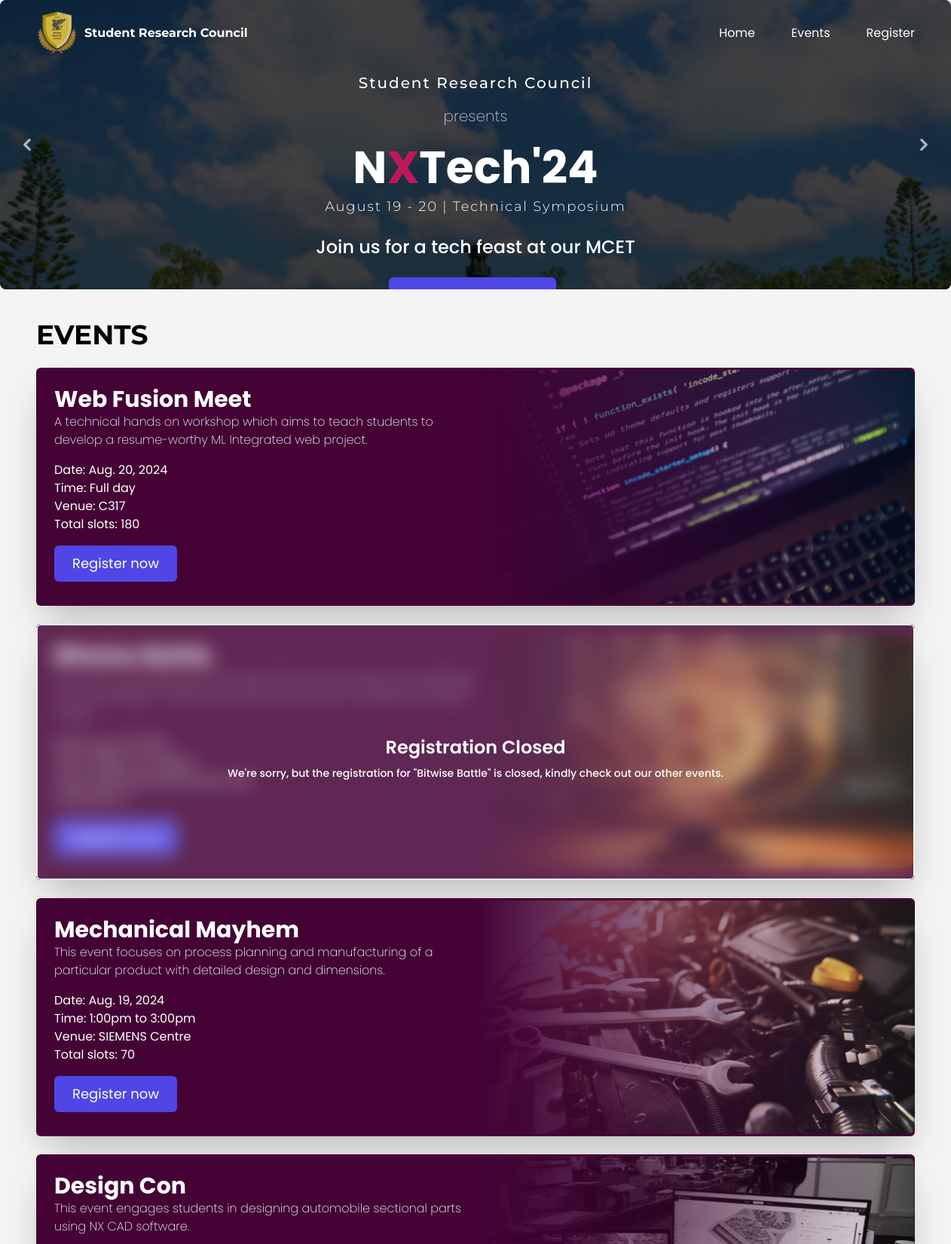
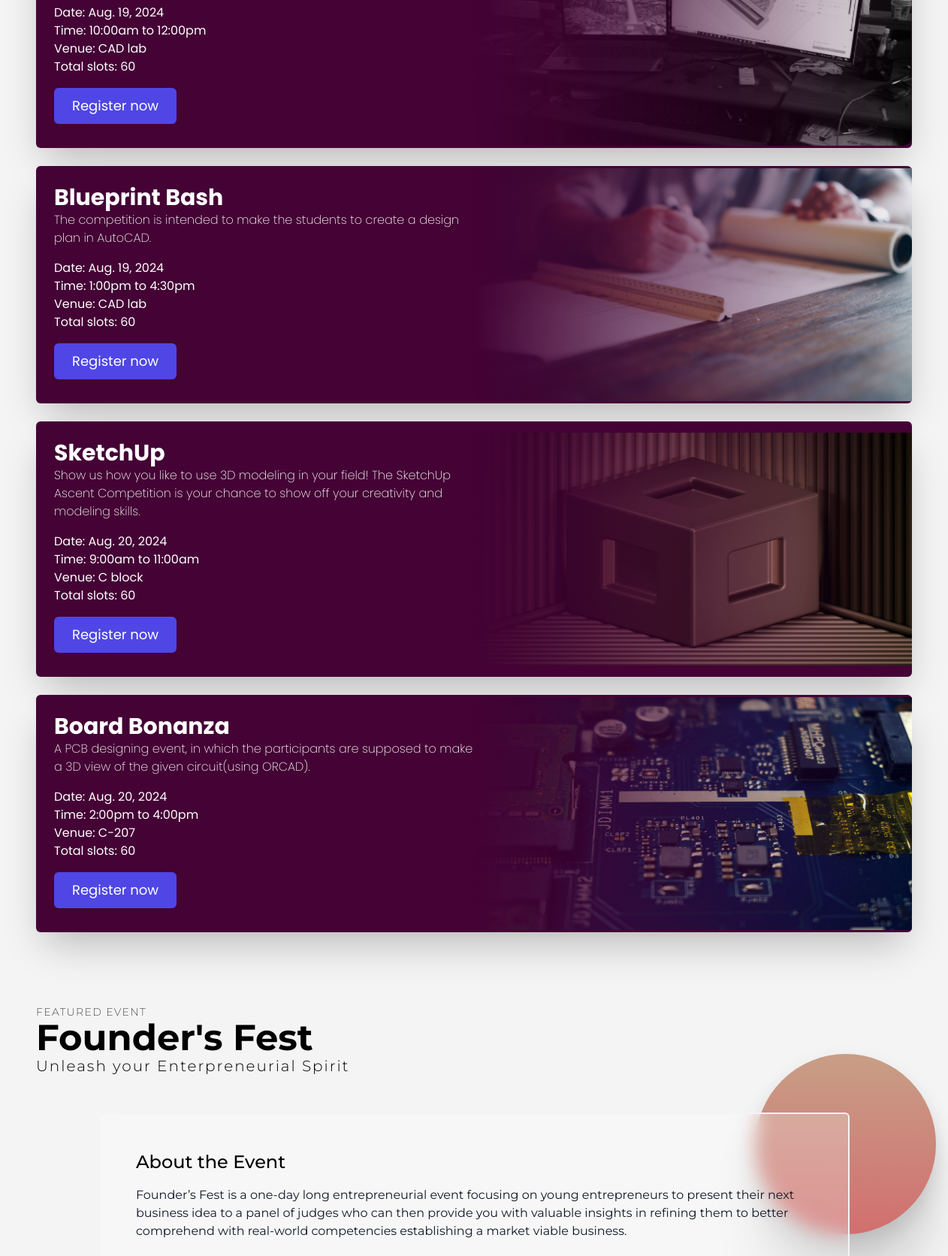
The page / (upper part) on the database its author committed (2 pictures, top to bottom).
### core/models.py (models this page shows, shortened)
class Event(models.Model):
    name = models.CharField(max_length=50)
    shortdescription = models.TextField(null=True)
    description = models.TextField()
    date = models.DateField()
    timing = models.CharField(max_length=50)
    imagepath = models.CharField(max_length=75)
    venue = models.CharField(max_length=50)
    limit = models.PositiveIntegerField()
    closed = models.BooleanField(default=False)

### core/views.py (the view)
# urls.py: 2. Add a URL to urlpatterns:  path('', views.home, name='home')
def home(request):
    topevents = [9,10]
    data = Event.objects.all().exclude(id__in=topevents)
    topcats = Event.objects.filter(id__in=topevents)
    context = {"data": data, "topcats": topcats}
    return render(request, 'core/index.html', context)

### core/templates/core/index.html (shortened to what this page needs)
{% load static %}
{% load static tailwind_tags %}
<!DOCTYPE html>
<html lang="en">
<head>
    <link href="https://cdn.jsdelivr.net/npm/flowbite@2.5.1/dist/flowbite.min.css" rel="stylesheet" />
    <link href="{% static 'css/main.css' %}" rel="stylesheet"/>
    {% tailwind_css %}
</head>
<body class="font-poppins relative max-w-[100vw] overflow-x-hidden bg-[#F4F4F4]">
   {% include 'core/nav.html' %}
<div id="default-carousel" class="relative w-full carouselel" data-carousel="slide"  data-carousel-interval="7000">
    <div class="relative min-h-[88vh] lg:min-h-[85vh] overflow-hidden rounded-lg md:h-96">
        <div class="hidden duration-700 ease-in-out hero" id="carousel-item-1" data-carousel-item >
            <img src="{% static 'images/mcet.png' %}" class="absolute block w-full -translate-x-1/2 -translate-y-1/2 top-1/2 left-1/2 caro-image" alt="...">
            <div class="z-50 flex flex-col justify-center px-6 items-center lg:mt-24 text-center mt-auto mb-auto">
                <p class="font-medium text-xl text-white font-montserrat tracking-widest">Student Research Council</p>
                <p class="font-extralight text-xl text-white opacity-75 mt-4">presents</p>
                <p class="font-bold text-6xl text-white mt-6">N<span class="text-pink-700">X</span>Tech'24</p>
                <p class="font-light text-lg text-white font-montserrat mt-2 tracking-widest">August 19 - 20 | Technical Symposium</p>
                <p class="font-medium text-2xl text-white mt-6 font-poppins">Join us for a tech feast at our MCET</p>
                <a href="#Events" class="mt-6">
                    <button type="button" class=" flex gap-2 items-center justify-between text-white bg-[#4f46e5] hover:bg-blue-800 focus:ring-4 focus:ring-blue-300 font-normal rounded-md text-lg px-12 py-2.5 me-2 mb-2 dark:bg-blue-600 dark:hover:bg-blue-700 focus:outline-none dark:focus:ring-blue-800">
                    </button>
                </a>
            </div>
        </div>
    </div>
    <button type="button" class="absolute top-0 start-0 z-30 flex items-center justify-center h-full px-4 cursor-pointer group focus:outline-none opacity-65" data-carousel-prev>
        <span class="inline-flex items-center justify-center w-10 h-10 rounded-full dark:bg-gray-800/30 group-hover:bg-white/50 dark:group-hover:bg-gray-800/60 group-focus:ring-4 group-focus:ring-white dark:group-focus:ring-gray-800/70 group-focus:outline-none">
            <svg class="w-4 h-4 text-white dark:text-gray-800 rtl:rotate-180" aria-hidden="true" xmlns="http://www.w3.org/2000/svg" fill="none" viewBox="0 0 6 10">
                <path stroke="currentColor" stroke-linecap="round" stroke-linejoin="round" stroke-width="2" d="M5 1 1 5l4 4"/>
            </svg>
        </span>
    </button>
    <button type="button" class="absolute top-0 end-0 z-30 flex items-center justify-center h-full px-4 cursor-pointer group focus:outline-none opacity-65" data-carousel-next>
        <span class="inline-flex items-center justify-center w-10 h-10 rounded-full dark:bg-gray-800/30 group-hover:bg-white/50 dark:group-hover:bg-gray-800/60 group-focus:ring-4 group-focus:ring-white dark:group-focus:ring-gray-800/70 group-focus:outline-none">
            <svg class="w-4 h-4 text-white dark:text-gray-800 rtl:rotate-180" aria-hidden="true" xmlns="http://www.w3.org/2000/svg" fill="none" viewBox="0 0 6 10">
                <path stroke="currentColor" stroke-linecap="round" stroke-linejoin="round" stroke-width="2" d="m1 9 4-4-4-4"/>
            </svg>
        </span>
    </button>
</div>
<div class="p-6 lg:px-12" id="Events">
    <div class="mt-4">
        <p class="font-montserrat font-bold text-4xl text-center lg:text-left">EVENTS</p>
    </div>
    <div>
        {% for event in data %}
        <div class="relative flex justify-between items-center w-full rounded-md bg-[#440235] mt-6 overflow-hidden flex-wrap-reverse lg:flex-nowrap shadow-2xl">
            <div class="lg:max-w-[50%] ml-6 my-6">
                <p class="font-bold font-poppins text-3xl text-white">{{event.name}}</p>
                <p class="font-extralight font-poppins text-base text-white">{{event.shortdescription}}</p>
                <p class="font-regular font-poppins text-base text-white mt-4">Date: {{event.date}}</p>
                <p class="font-regular font-poppins text-base text-white">Time: {{event.timing}}</p>
                <p class="font-regular font-poppins text-base text-white">Venue: {{event.venue}}</p>
                <p class="font-regular font-poppins text-base text-white">Total slots: {{event.limit}}</p>
                <a href='/{{ event.name|lower|cut:" " }}' class="mt-4">
                    <button type="button" class="mt-4 flex gap-2 items-center justify-between text-white bg-[#4f46e5] hover:bg-blue-800 focus:ring-4 focus:ring-blue-300 font-normal rounded-md text-lg px-6 py-2.5 me-2 mb-2 dark:bg-blue-600 dark:hover:bg-blue-700 focus:outline-none dark:focus:ring-blue-800">
                        Register now
                    </button>
                </a>
            </div>
            <div class="min-w-[50%] min-h-[100%] image-inset">
                <img src="{% static event.imagepath %}" alt="..." class="min-w-[100%] min-h-[100%]">
            </div>
             {% if event.closed %}
            <div class="absolute top-0 left-0 backdrop-blur-md bg-white bg-opacity-15 flex flex-col justify-center items-center border-2 border-gray-100 rounded-md p-6 lg:p-12 w-full h-full">
                <p class="text-2xl font-semibold text-white mt-4">Registration Closed</p>
                <p class="text-sm font-medium text-white mt-2 text-center">We're sorry, but the registration for "{{event.name}}" is closed, kindly check out our other events.</p>
            </div>
            {%endif%}
        </div>
        {% endfor %}
    </div>
     <div class="relative flex justify-center items-center flex-col">
        <img src="{% static 'images/redblob.svg' %}" class="absolute right-[-100px] block top-[200px] lg:top-[150px]">
        <div class="font-montserrat mt-24 w-full flex flex-col items-center justify-center">
                <div class="text-left min-w-full">
                    <p class="font-extralight tracking-widest text-sm text-left">FEATURED EVENT</p>
                    <p class="font-bold text-5xl text-left">Founder's Fest</p>
                    <p class="font-light text-xl tracking-widest text-left">Unleash your Enterpreneurial Spirit</p>
                </div>
                <div class="backdrop-blur-md bg-white bg-opacity-25 border-2 border-gray-100 rounded-md p-6 lg:p-12 w-full lg:max-w-[1000px] mt-12">
                    <p class="font-medium text-2xl ">About the Event</p>
                    <p class=" text-gray-900 mt-4">
                        Founder’s Fest is a one-day long entrepreneurial event focusing on young entrepreneurs to present their next business idea to a panel of judges who can then provide you with valuable insights in refining them to better comprehend with real-world competencies establishing a market viable business.
                    </p>
                </div>
        </div>
    </div>
</div>
</body>
</html>

### core/templates/core/nav.html
{% load static %}
{% load static tailwind_tags %}
<nav class="flex justify-between items-center w-full px-12 py-4 absolute top-0 left-0 z-[100]">
    <div class="flex items-center gap-2">
        <img src="{% static 'images/srclogo.svg' %}" alt="logo" class="w-14">
        <p class="font-montserrat font-bold text-white">Student Research Council</p>
    </div>
    <div class="flex gap-12">
        <a href="" class="text-white">Home</a>
        <a href="" class="text-white">Events</a>
        <a href="" class="text-white">Register</a>
    </div>
</nav>

### static/css/main.css (style rules this page uses)
html { scroll-behavior: smooth; }
.hero { position: relative; height: 100%; display: flex; justify-content: center; align-items: flex-start; }
.hero::after { content: ''; position: absolute; top: 0; left: 0; min-width: 100%; min-height: 100%; background-color: black; opacity: 0.75; display: block; }
.caro-image { min-width: 100%; min-height: 100%; }
.image-inset { position: relative; }
.image-inset::after { content: ''; position: absolute; right: 0; top: 0; background: rgb(68,2,53); background: linear-gradient(90deg, rgba(68,2,53,1), rgba(0,212,255,0) 100%); width: 100%; height: 100%; }
.image-inset>img { width: 460px; height: 310px; }

### rows shown on the page
Event: name "Web Fusion Meet", shortdescription "A technical hands on workshop which aims to teach students to develop a resume-worthy ML Integrated web project.", date "Aug. 20, 2024", timing "Full day", venue "C317", limit "180", imagepath (picture)
Event: name "Bitwise Battle", shortdescription "Join us for an exciting technical quiz! This is to showcase and challenge your knowledge in various tech domains and can compete with fellow mates.", date "Aug. 20, 2024", timing "1:00pm to 4:00pm", venue "Mechanicial Seminar hall", imagepath (picture)
Event: name "Mechanical Mayhem", shortdescription "This event focuses on process planning and manufacturing of a particular product with detailed design and dimensions.", date "Aug. 19, 2024", timing "1:00pm to 3:00pm", venue "SIEMENS Centre", limit "70", imagepath (picture)
Event: name "Design Con", shortdescription "This event engages students in designing automobile sectional parts using NX CAD software.", date "Aug. 19, 2024", timing "10:00am to 12:00pm", venue "CAD lab", limit "60", imagepath (picture)
Event: name "Blueprint Bash", shortdescription "The competition is intended to make the students to create a design plan in AutoCAD.", date "Aug. 19, 2024", timing "1:00pm to 4:30pm", venue "CAD lab", limit "60", imagepath (picture)
Event: name "SketchUp", shortdescription "Show us how you like to use 3D modeling in your field! The SketchUp Ascent Competition is your chance to show off your creativity and modeling skills.", date "Aug. 20, 2024", timing "9:00am to 11:00am", venue "C block", limit "60", imagepath (picture)
Event: name "Board Bonanza", shortdescription "A PCB designing event, in which the participants are supposed to make a 3D view of the given circuit(using ORCAD).", date "Aug. 20, 2024", timing "2:00pm to 4:00pm", venue "C-207", limit "60", imagepath (picture)
